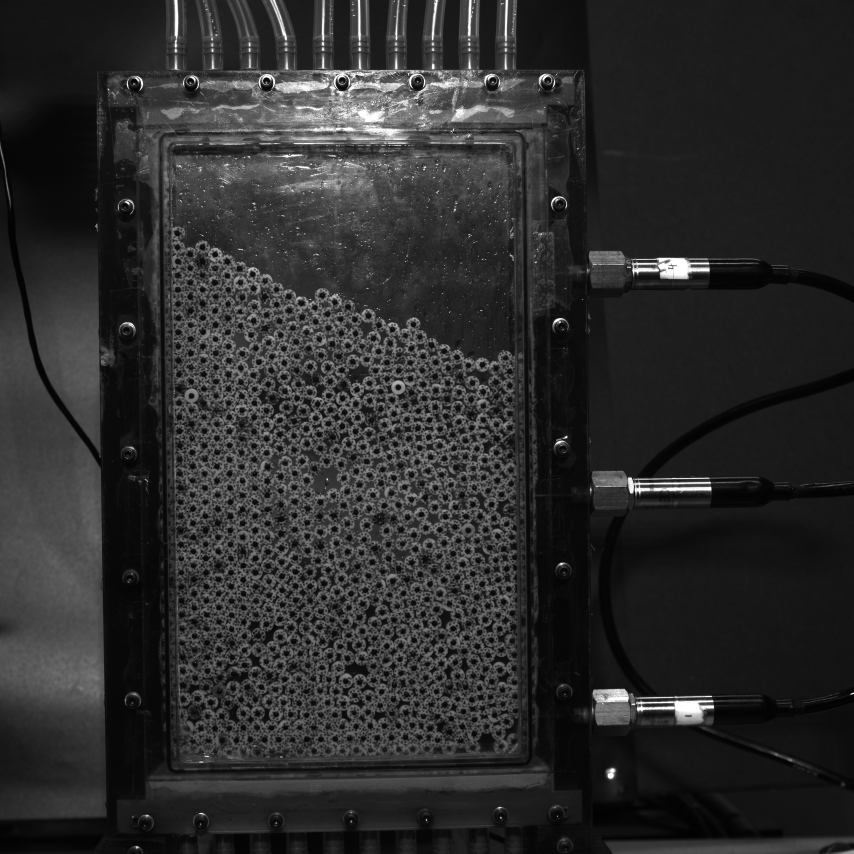
#> input picture OneDrive_1_22-10-2025/DIC/TauFactor/Example/spareinages/Image_0000_0.jpg, 5120 x 5120 px, given in place of Image_0000_0.tiff, which was not available (shown at 1/6 size)
$ python pinsizedistribution.py
#> lines starting #> are read from the running program, lines starting #| are printed output that depends on the picture; after the words box and inside, x2 and y2 are one past the last pixel; in counts of white or black regions, pixels touching at a corner belong together; pictures that were not available may be replaced by others from this repository, and a replacement may not be noted
### OneDrive_1_22-10-2025/DIC/TauFactor/VacImageProcessing/locateparticlepins.py
import taufactor as tau
import numpy as np
import h5py
import cv2
from PIL import Image
import matplotlib.pyplot as plt
import os
import time
from collections import deque
import matplotlib.patches


def find_continuity_shape(imarray,seedpoint,value=1):
    h,w = imarray.shape
    seed = tuple(seedpoint)
    queue = deque([seedpoint])
    visited = {seed}
    locations = []

    #check if value is correct, arguably this could be done by setting value to whatever is in that cell
    if imarray[seed] != value:
        return []

    directions = [(-1,0),(1,0),(0,-1),(0,1)]
    while queue:
        r,c = queue.popleft()
        if imarray[r,c] != value:
            continue

        locations.append((r,c))
        for dr,dc in directions:
            nr,nc = r+dr,c+dc
            if 0 <= nr < h and 0 <= nc < w:
                if (nr,nc) not in visited:
                    visited.add((nr,nc))
                    queue.append((nr,nc))

    return locations


def find_pins(imarray,pinsize = [1000,2000],value=1,returnpinsizes = False):
    #This function has 2 parts, identifying the size and position of pins, and converting them to a vector form

    particleindex = 0
    particlepoints = {}
    particlesizes = []

    placestocheck = (imarray == value)
    while placestocheck.any():

        seed= np.argwhere(placestocheck)[0]

        seedpoint = (seed[0],seed[1])
        pointsinparticle = find_continuity_shape(imarray,seedpoint)

        particlepoints[particleindex] = pointsinparticle
        particlesizes.append(len(pointsinparticle))


        particleindex += 1


        for r,c in pointsinparticle:
            placestocheck[r,c] = False

    #converting pins to vectors
    #This makes it the last particle that has an index in the list
    maxparticleindex = particleindex - 1

    pincentres = []
    totalarea = 0
    numberofpins = 0


    for currentpin in range(maxparticleindex+1):

        if pinsize[0] < particlesizes[currentpin] < pinsize[1]:
            ycoords,xcoords = [],[]
            for pixely,pixelx in particlepoints[currentpin]:
                ycoords.append(pixely)
                xcoords.append(pixelx)
            ycentre,xcentre = np.mean(ycoords),np.mean(xcoords)
            pincentres.append([ycentre,xcentre])
            numberofpins += 1
            totalarea += particlesizes[currentpin]

    if numberofpins == 0:
        if returnpinsizes:
            return [],0,[]
        else:
            return [],0


    averagearea = totalarea / numberofpins
    if returnpinsizes:
        return pincentres,averagearea,particlesizes

    return pincentres, averagearea

# [72 lines left out: function create_shapes_from_pins, not called in this run]


# [42 lines that do not run on import are left out]

### OneDrive_1_22-10-2025/DIC/TauFactor/VacImageProcessing/pinsizedistribution.py
import taufactor as tau
import numpy as np
import h5py
import cv2
from PIL import Image
import matplotlib.pyplot as plt
import os
import time
from collections import deque
import matplotlib.patches
import locateparticlepins


imagefile  = "I:\Apr01\Test3\Test\Image_0000_0.tiff"
cutoff = 42
cropsizes = [1891,1144,4341,4736]
imagein = Image.open(imagefile)
#> imagein is the input picture: PIL image 5120x5120 RGB; min 0, max 255, mean 44.4
imagein = imagein.crop(cropsizes)
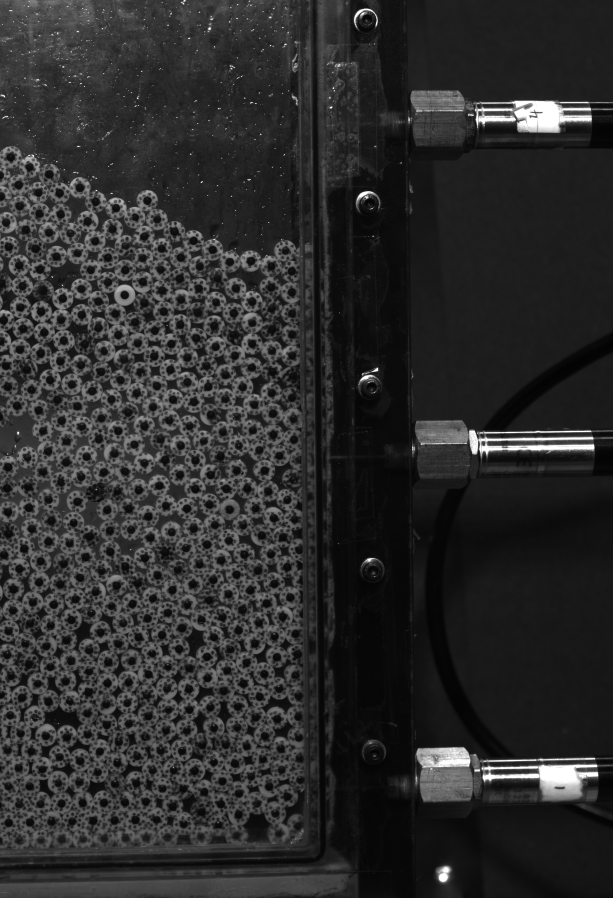
#> imagein: PIL image 2450x3592 RGB (shown at 1/4 size); min 0, max 255, mean 44.9
imarray = np.array(imagein).astype(np.int32)
filterimarray = imarray.copy()
filterimarray[filterimarray < cutoff] = 1
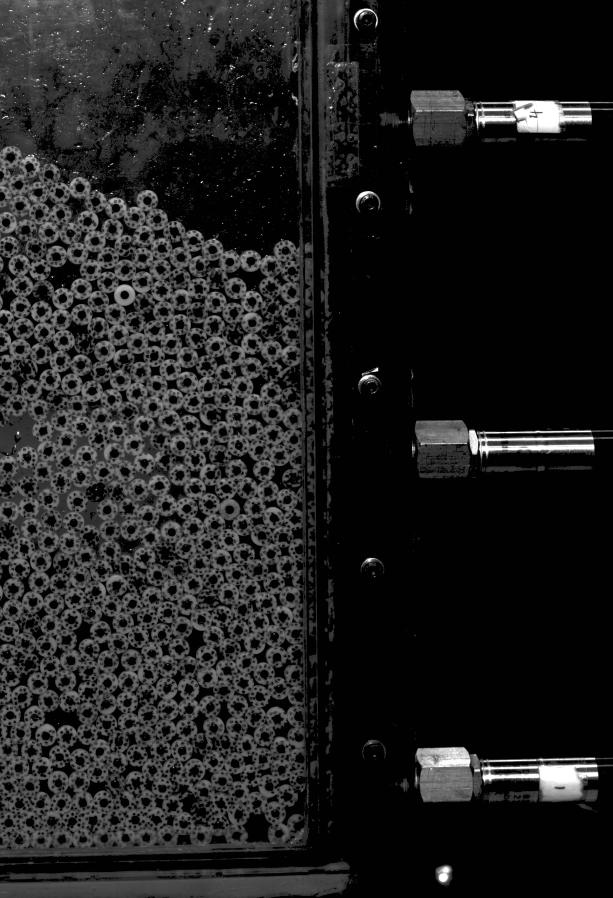
#> filterimarray: shape (3592, 2450, 3) int32 (shown at 1/4 size); min 1, max 255, mean 31.7
filterimarray[filterimarray >= cutoff] = 0
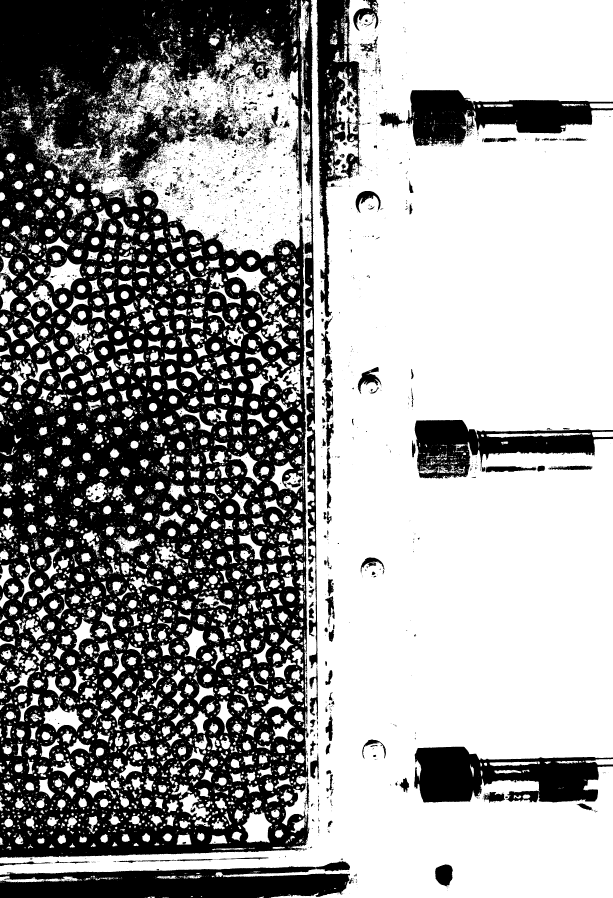
#> filterimarray: shape (3592, 2450, 3) int32 (shown at 1/4 size); values 0 (black) and 1 (white), 60.6% white; 5920 black regions (5293 under 20 px), largest, box (x1, y1, x2, y2) and area: (0, 0, 1238, 3432) 2758677, (0, 3443, 1400, 3592) 140751, (1657, 2987, 2450, 3210) 111341
filterimarray[filterimarray == 1] = 1

plt.imshow(filterimarray)
plt.show()


pincentres,averagearea,particlesizes = locateparticlepins.find_pins(filterimarray,[1000,2000],1,True)
#> the loop in find_pins, `while placestocheck.any(): ` made 1 pass
#> after the loop in find_pins, `while placestocheck.any():`: particleindex = 0; particlepoints = 0 items; particlesizes = []
#> (the run stopped early here; a loop or call above may not have finished)

$ run again, with OneDrive_1_22-10-2025/DIC/TauFactor/Example/spareinages/Image_0001_0.jpg copied over OneDrive_1_22-10-2025/DIC/TauFactor/Example/spareinages/Image_0000_0.jpg
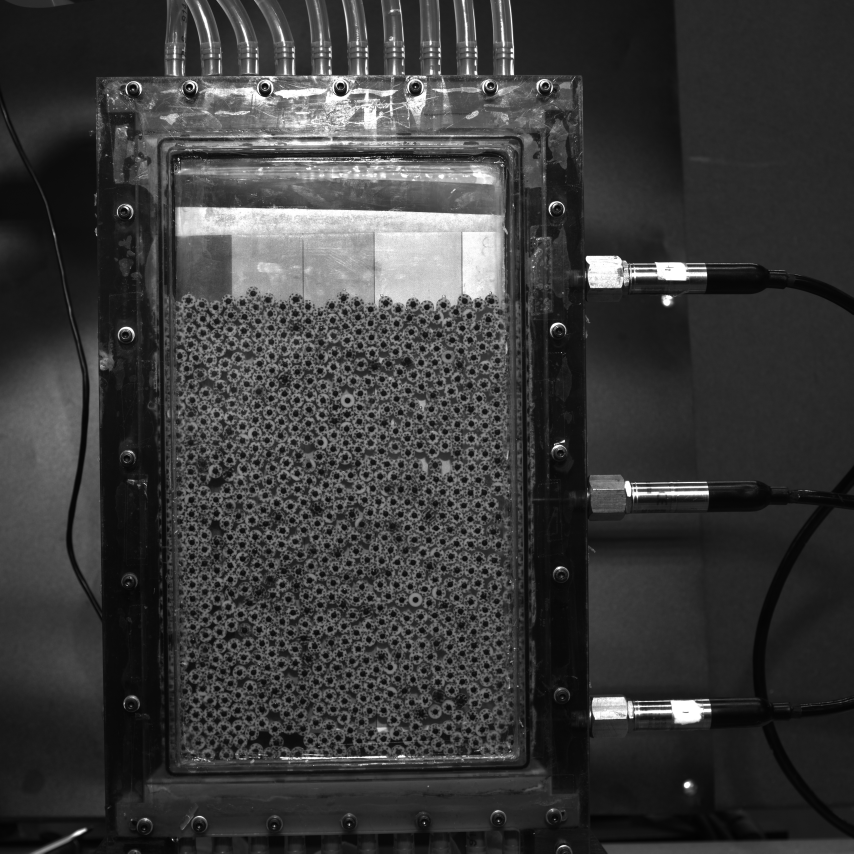
#> input picture OneDrive_1_22-10-2025/DIC/TauFactor/Example/spareinages/Image_0001_0.jpg, 5120 x 5120 px, given in place of Image_0000_0.tiff, which was not available (shown at 1/6 size)
#> imagein is the input picture: PIL image 5120x5120 RGB; min 0, max 255, mean 58.4
#> `imagein = imagein.crop(cropsizes)`:
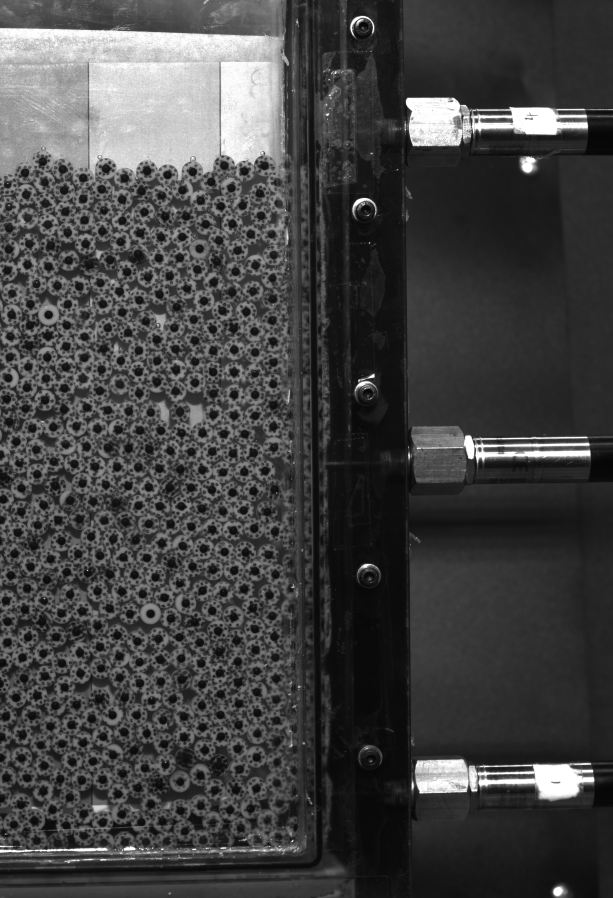
#> imagein: PIL image 2450x3592 RGB (shown at 1/4 size); min 0, max 255, mean 67.1
#> `filterimarray[filterimarray >= cutoff] = 0`:
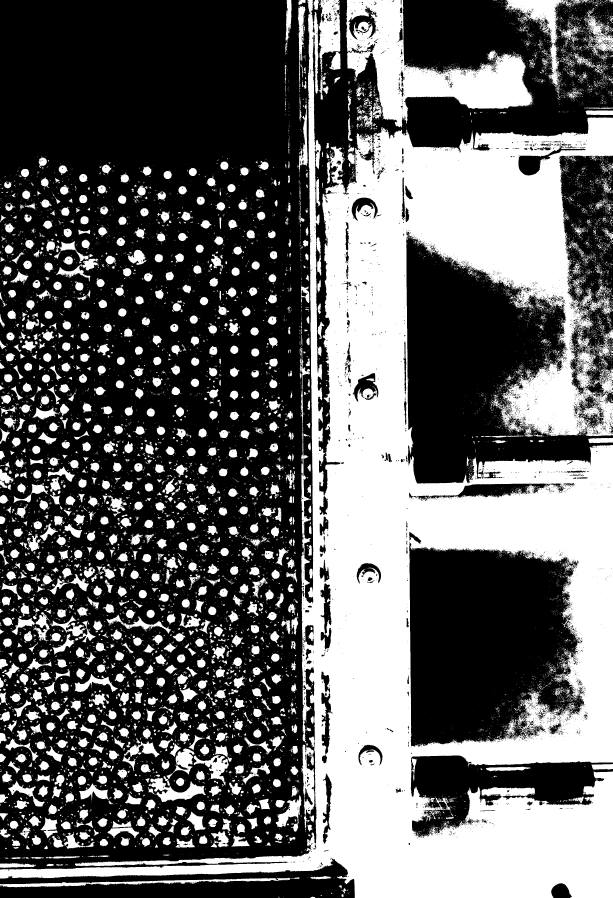
#> filterimarray: shape (3592, 2450, 3) int32 (shown at 1/4 size); values 0 (black) and 1 (white), 38.6% white; 17102 white regions (14911 under 20 px), largest, box (x1, y1, x2, y2) and area: (0, 0, 2450, 3592) 2395269, (1384, 0, 2133, 511) 144649, (2020, 0, 2292, 348) 19606
#> the loop in find_pins, `while placestocheck.any(): ` made 1 pass
#> after the loop in find_pins, `while placestocheck.any():`: particleindex = 0; particlepoints = 0 items; particlesizes = []
